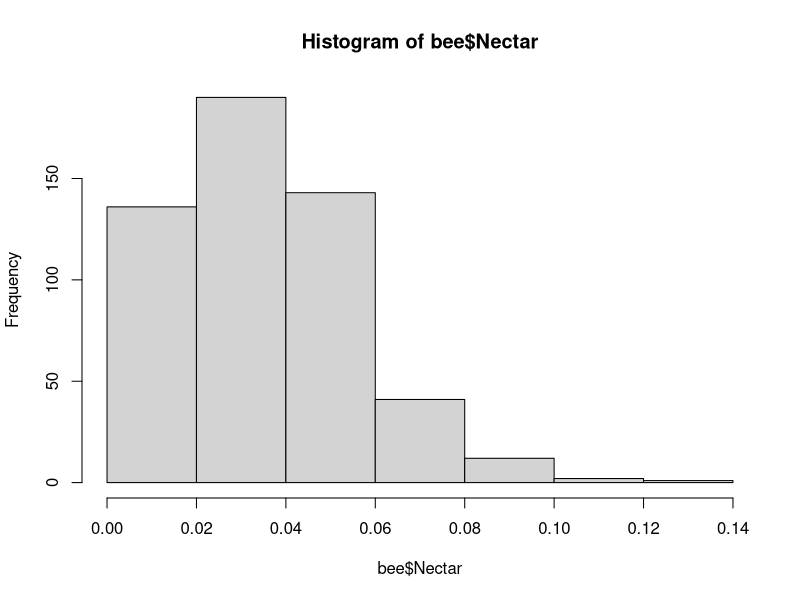
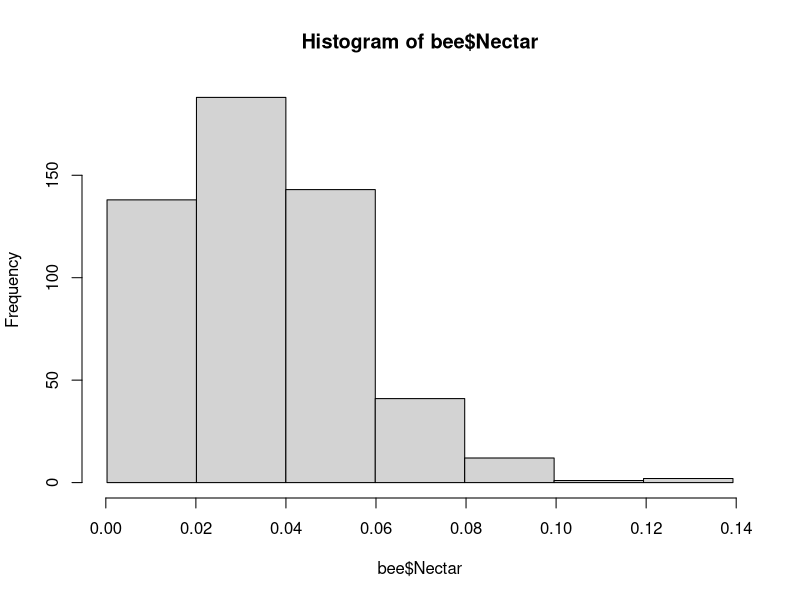
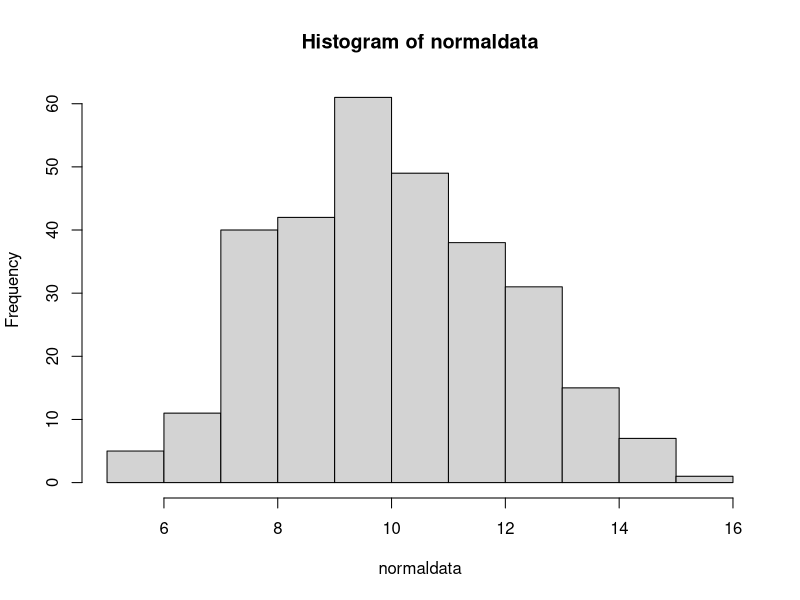
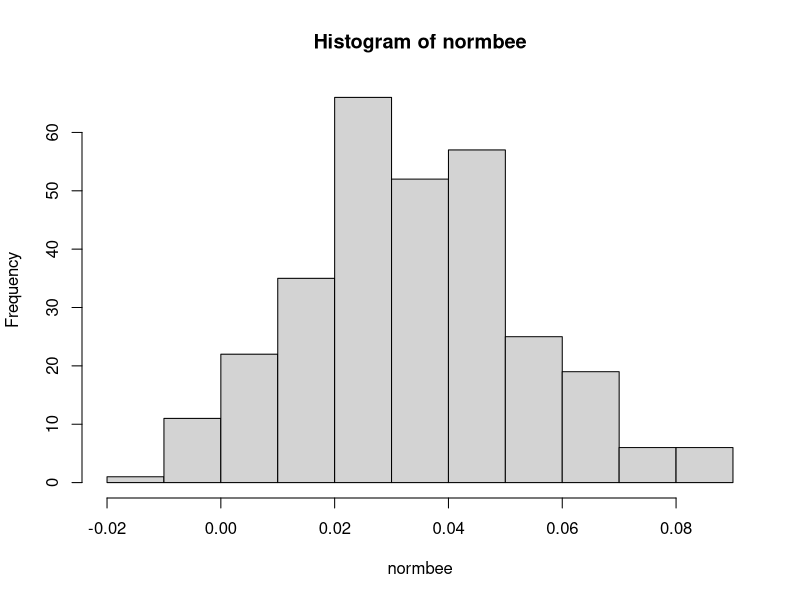
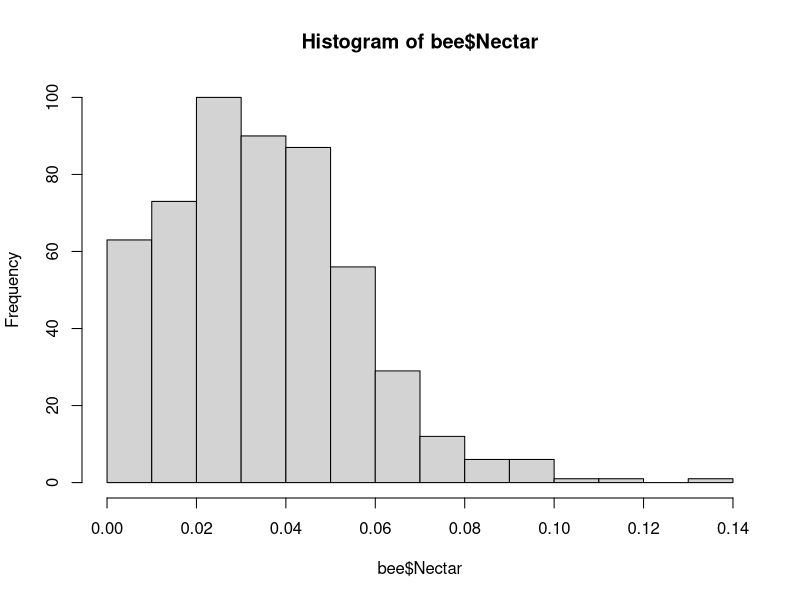
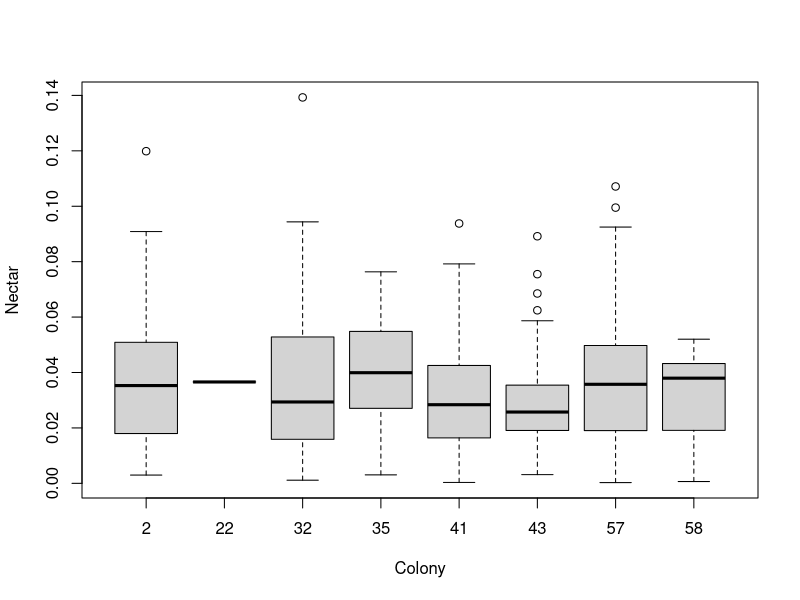
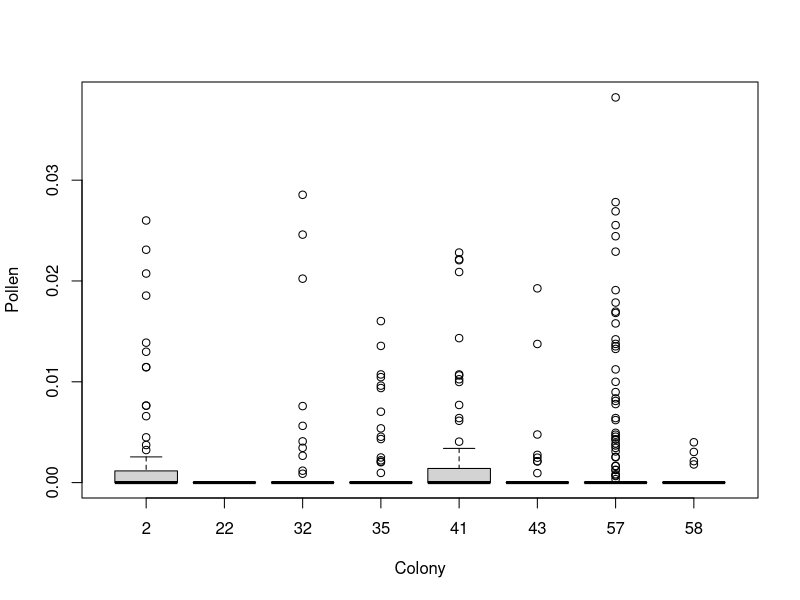
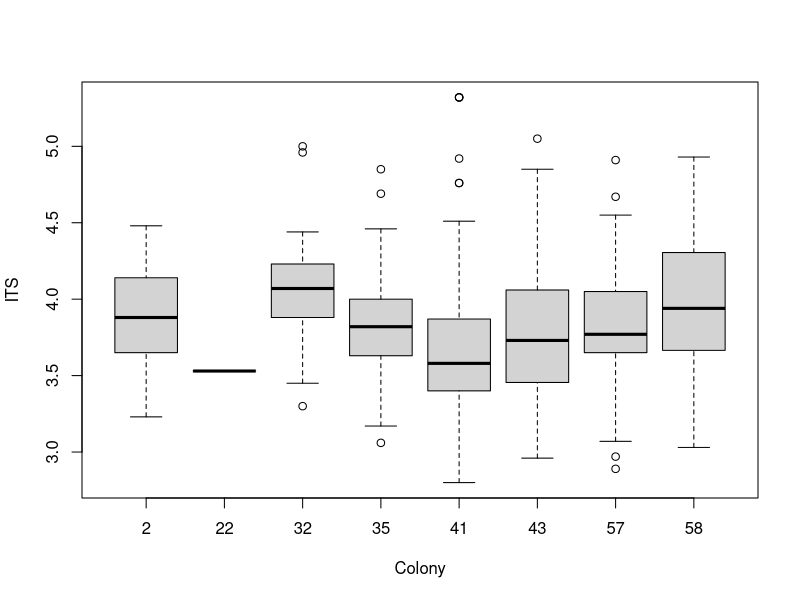

Write the R code that produced these figures, in order.
## ---- chunk 1
bee<-read.csv("BeeNectar.csv")
nrow(bee)
summary(bee$Nectar)
mean(bee$Nectar)
sd(bee$Nectar)
var(bee$Nectar)

sqrt(var(bee$Nectar))


hist(bee$Nectar, breaks=8)
hist(bee$Nectar, breaks=seq(min(bee$Nectar),max(bee$Nectar), length.out=8))

## ---- chunk 2

num<-seq(1, 10, 1) # sequence of numbers, ranging from = to = and by =
num<-seq(1, 10, length.out=5)

seq(min(bee$Nectar),
    max(bee$Nectar), 
    length.out=8) # select for number of "breaks" or bins

sample(num, 2)


## ---- chunk 3

y<-rep("yellow", 20)
r<-rep("red", 5)
b<-rep("blue", 100)

color<-c(y, r, b)

sample(color, 10)


rep(5, 22)
rep(c(5, 10), 11)
rep(c(5, 10, 33), each = 3)

rep(c("A", "B", "C"), 3)
rep(c("A", "B", "C"), each = 3)
rep(c("A", "B", "C"), length.out=11)


## ---- chunk 4

ten<-sample(bee$Nectar, 10)
fo<-sample(bee$Nectar, 40)

mean(ten)
mean(fo)
mean(bee$Nectar)

# Solution 1 for rows in dataset

sim<-seq(1, 525, 1)
sim<-seq(1, nrow(bee), 1)

bee[sample(sim, 10),]

# Solution 2 for rows in dataset

bee[sample(1:525, 10), ]
bee[sample(1:nrow(bee), 40), ] 
nrow(bee) # tells you how many rows in your dataset



## ---- chunk 5

normaldata<-rnorm(300, mean=10, sd=2) # run this a few times, what do you notice?

hist(normaldata) 


# DO YOU THINK YOUR BEE DATA IS NORMALLY DISTRIBUTED??
normbee<-rnorm(300, mean=mean(bee$Nectar), sd=sd(bee$Nectar)) # Enter in your mean and standard from the nectar weight

hist(normbee) # Negative values
hist(bee$Nectar) # No, positively skewed

## ---- chunk 6
class(bee$Colony)

bee$Colony<-as.factor(bee$Colony)
class(bee$Colony)


# A. Summary stats

summary(bee$Pollen)
summary(bee$ITS)

sd(bee$Pollen)
sd(bee$ITS, na.rm=T)

# B. Boxplots

with(bee, boxplot(Nectar ~ Colony))
with(bee, boxplot(Pollen ~ Colony))
with(bee, boxplot(ITS ~ Colony))

# C. Advanced problem

library(tidyverse)

new.data<-bee %>% group_by(Colony) %>% summarise(mu.nec = round(mean(Nectar), 6),
                                                 sd.nec = round(sd(Nectar), 6),
                                                 mu.poll = round(mean(Pollen), 6),
                                                 sd.poll = round(sd(Pollen), 6), 
                                                 range.nec = round(max(Nectar) - min(Nectar), 6)) 


## ---- chunk 7

# 1. Subsetting data to create a new dataset

sub1 <- subset(bee, Pollen == 0) # all values that are 0, you need double == 
sub2 <- subset(bee, Pollen > 0) # all values greater than 
sub3 <- subset(bee, Pollen >= 0.01) # equal to or greater than
sub4 <- subset(bee, Pollen > 0.01 | Pollen < 0.0002) # keep values that are either (1) greater than 0.01 or less than 0.0002

sub5 <- subset(bee, Colony == "32") # factors (e.g. categorical variables should have quotations)
sub6 <- subset(bee, Colony =="32" & Pollen > 0)  # you can combine data

# 2. Removing NA values

sub7 <- subset(bee, !is.na(ITS)) # remove all rows in dataset where ITS has NA values. 

mean(bee$ITS, na.rm=T) # or remove NAs just in function, so that you keep all these rows for analysing other vectors, e.g. Nectar and Pollen. 

# 3. Classes of variables

class(bee$Pollen) # tells you the class of variable that is listed within the Pollen column

is.factor(bee$Pollen) # Pollen is not a factor
is.numeric(bee$Pollen) # Pollen is listed as numeric -- good!

is.factor(bee$Colony) # If "TRUE" then good, if "FALSE" then bad
bee$Colony <- as.factor(bee$Colony) # To make colony ID column as a factor


